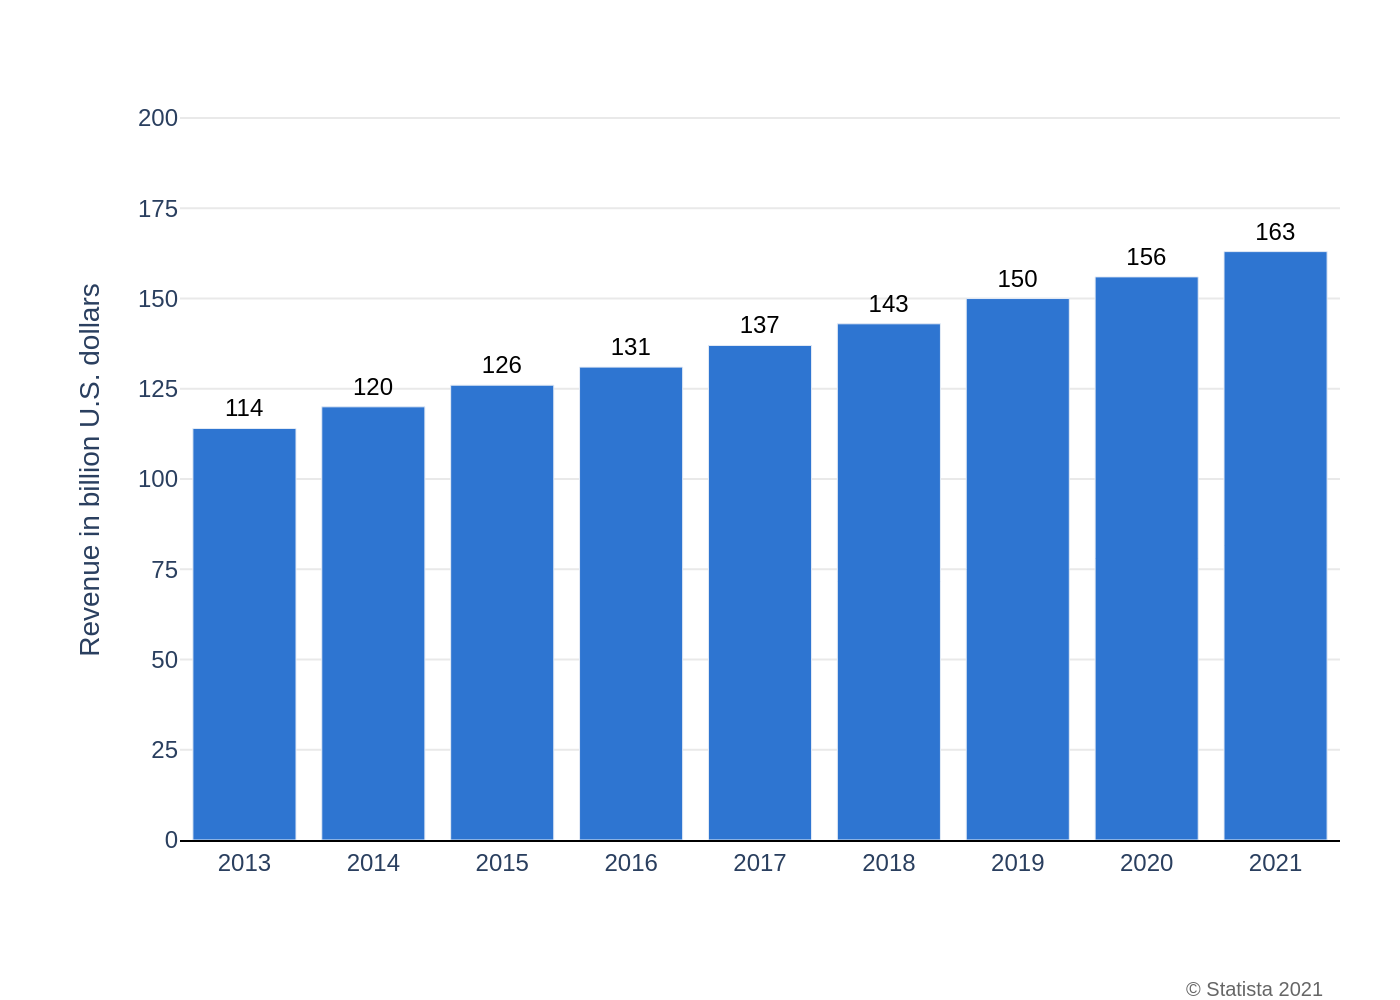

This chart was generated by the following Python code:
import sys
import json
import plotly.graph_objects as go
import os

# Load data from the JSON file provided as a command-line argument
with open(sys.argv[1], 'r', encoding='utf-8') as f:
    config = json.load(f)

# Extract data, texts, and colors
chart_data = config['chart_data']
texts = config['texts']
colors = config['colors']

x_values = [d['category'] for d in chart_data]
y_values = [d['value'] for d in chart_data]

# Create the figure
fig = go.Figure()

# Add the bar trace
fig.add_trace(go.Bar(
    x=x_values,
    y=y_values,
    text=y_values,
    textposition='outside',
    marker_color=colors[0],
    hoverinfo='none',
    textfont=dict(
        family="Arial",
        color='black'
    ),
    cliponaxis=False
))

# Build title string
title_text = ""
if texts.get("title"):
    title_text += f"<b>{texts['title']}</b>"
if texts.get("subtitle"):
    title_text += f"<br><sub>{texts['subtitle']}</sub>"

# Update layout
fig.update_layout(
    font_family="Arial",
    plot_bgcolor='white',
    paper_bgcolor='white',
    showlegend=False,
    title=dict(
        text=title_text,
        x=0.05,
        xanchor='left'
    ),
    xaxis=dict(
        title_text=texts.get('x_axis_title'),
        showgrid=False,
        zeroline=False,
        showline=True,
        linecolor='black'
    ),
    yaxis=dict(
        title_text=texts.get('y_axis_title'),
        range=[0, 205],
        tickvals=[0, 25, 50, 75, 100, 125, 150, 175, 200],
        gridcolor='#e9e9e9',
        showgrid=True,
        zeroline=False,
        showline=False
    ),
    margin=dict(l=90, r=30, t=50, b=80),
    annotations=[
        dict(
            showarrow=False,
            text=texts.get('source', ''),
            xref="paper", yref="paper",
            x=0.99, y=-0.18,
            xanchor='right', yanchor='top',
            align='right',
            font=dict(size=10, color='#666666')
        )
    ]
)

# Generate output filename and save the image
base_filename = os.path.splitext(os.path.basename(sys.argv[1]))[0]
fig.write_image(f"{base_filename}.png", scale=2)
